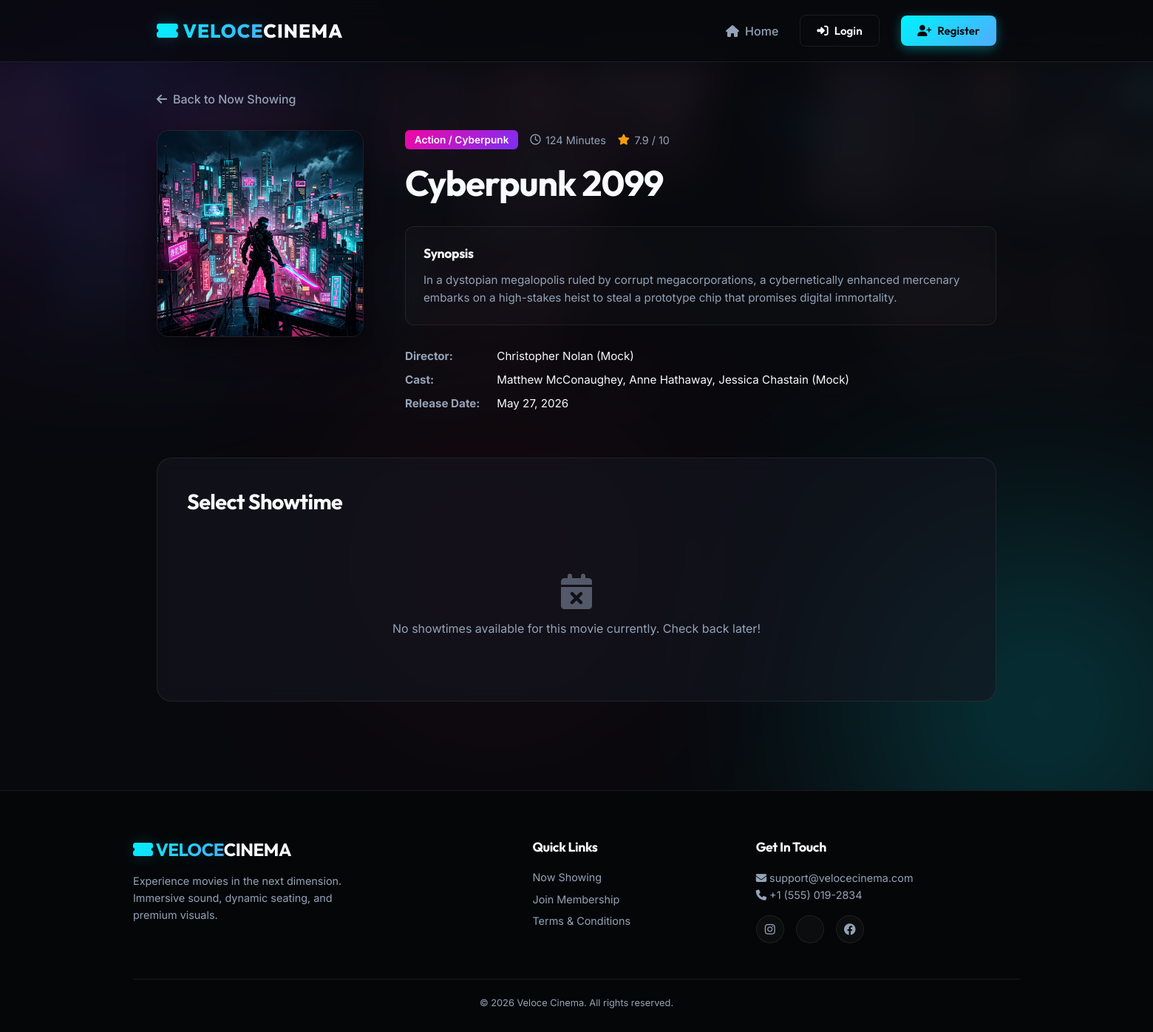
The page /movie/2 on the database its author committed.
### app.py (models this page shows)
class Movie(db.Model):
    id = db.Column(db.Integer, primary_key=True)
    title = db.Column(db.String(150), nullable=False)
    description = db.Column(db.Text, nullable=False)
    genre = db.Column(db.String(100), nullable=False)
    duration = db.Column(db.Integer, nullable=False)
    rating = db.Column(db.Float, nullable=False)
    poster_path = db.Column(db.String(200), nullable=False)
    shows = db.relationship(
        'Show',
        backref='movie',
        cascade="all, delete-orphan",
        lazy=True
    )

### app.py (the view)
@app.route('/movie/<int:movie_id>')
def movie_detail(movie_id):
    movie = Movie.query.get_or_404(movie_id)
    shows = Show.query.filter_by(movie_id=movie.id).all()
    return render_template(
        'movie_detail.html',
        movie=movie,
        shows=shows
    )

### app.py (called while the page is built)
@app.context_processor
def inject_user():
    user = None
    if 'user_id' in session:
        user = db.session.get(User, session['user_id'])
    return dict(current_user=user)

### templates/movie_detail.html (shortened to what this page needs)
{% extends 'base.html' %}
{% block content %}
<div class="movie-detail-container">
    <a href="{{ url_for('home') }}" class="back-link"><i class="fa-solid fa-arrow-left"></i> Back to Now Showing</a>
    <div class="movie-backdrop" style="background-image: linear-gradient(to bottom, rgba(13, 14, 18, 0.4) 0%, rgba(13, 14, 18, 0.95) 100%), url('{{ url_for('static', filename='img/' + movie.poster_path) }}');"></div>
    <div class="movie-detail-main">
        <div class="movie-detail-poster">
            <img src="{{ url_for('static', filename='img/' + movie.poster_path) }}" alt="{{ movie.title }} Poster">
        </div>
        <div class="movie-detail-info">
            <div class="movie-detail-meta">
                <span class="genre-badge">{{ movie.genre }}</span>
                <span class="meta-item"><i class="fa-regular fa-clock"></i> {{ movie.duration }} Minutes</span>
                <span class="meta-item"><i class="fa-solid fa-star text-gold"></i> {{ movie.rating }} / 10</span>
            </div>
            <h1 class="movie-detail-title">{{ movie.title }}</h1>
            <div class="movie-description">
                <h3>Synopsis</h3>
                <p>{{ movie.description }}</p>
            </div>
            <div class="movie-attributes">
                <div class="attribute-item">
                    <strong>Director:</strong> <span>Christopher Nolan (Mock)</span>
                </div>
                <div class="attribute-item">
                    <strong>Cast:</strong> <span>Matthew McConaughey, Anne Hathaway, Jessica Chastain (Mock)</span>
                </div>
                <div class="attribute-item">
                    <strong>Release Date:</strong> <span>May 27, 2026</span>
                </div>
            </div>
        </div>
    </div>
    <div class="showtime-section" id="showtimes">
        <h2>Select Showtime</h2>
        {% if shows %}
            <div class="showtimes-container">
                {% set dates = [] %}
                {% for show in shows %}
                    {% if show.show_date not in dates %}
                        {% set _ = dates.append(show.show_date) %}
                    {% endif %}
                {% endfor %}
                {% for date in dates %}
                    <div class="show-date-group">
                        <h3 class="show-date-heading"><i class="fa-solid fa-calendar-day"></i> {{ date }}</h3>
                        <div class="show-time-buttons">
                            {% for show in shows %}
                                {% if show.show_date == date %}
                                    <div class="showtime-card">
                                        <div class="hall-info">{{ show.hall }}</div>
                                        <div class="show-time">{{ show.show_time }}</div>
                                        <div class="show-price">${{ "%.2f" | format(show.price) }}</div>
                                        <a href="{{ url_for('book_seats', show_id=show.id) }}" class="btn btn-primary btn-sm btn-block">
                                            <i class="fa-solid fa-couch"></i> Select Seats
                                        </a>
                                    </div>
                                {% endif %}
                            {% endfor %}
                        </div>
                    </div>
                {% endfor %}
            </div>
        {% else %}
            <div class="no-showtimes">
                <i class="fa-solid fa-calendar-xmark"></i>
                <p>No showtimes available for this movie currently. Check back later!</p>
            </div>
        {% endif %}
    </div>
</div>
{% endblock %}

### static/css/style.css (style rules this page uses)
:root { --bg-dark: #08090d; --bg-card: rgba(20, 22, 33, 0.6); --border-light: rgba(255, 255, 255, 0.08); --border-glow: rgba(0, 242, 254, 0.3); --primary-grad: linear-gradient(135deg, #00f2fe 0%, #4facfe 100%); --accent-pink: #f107a3; --accent-purple: #7b2ff7; --accent-grad: linear-gradient(135deg, #f107a3 0%, #7b2ff7 100%); --danger-grad: linear-gradient(135deg, #ff0844 0%, #ffb199 100%); --success-grad: linear-gradient(135deg, #00ff87 0%, #60efff 100%); --text-main: #f8fafc; --text-muted: #94a3b8; --text-glow-cyan: #00f2fe; --gold: #f59e0b; --transition-speed: 0.3s; }
* { margin: 0; padding: 0; box-sizing: border-box; }
html { scroll-behavior: smooth; }
body { background-color: var(--bg-dark); color: var(--text-main); font-family: 'Inter', sans-serif; min-height: 100vh; display: flex; flex-direction: column; overflow-x: hidden; position: relative; }
h1, h2, h3, h4, h5, h6 { font-family: 'Outfit', sans-serif; font-weight: 700; letter-spacing: -0.02em; }
.movie-detail-container { position: relative; }
.back-link { display: inline-flex; align-items: center; gap: 0.5rem; color: var(--text-muted); text-decoration: none; font-weight: 500; margin-bottom: 2rem; transition: var(--transition-speed); }
.movie-backdrop { position: absolute; top: -2.5rem; left: -50vw; width: 200vw; height: 480px; background-size: cover; background-position: center; filter: blur(25px); opacity: 0.15; z-index: -1; pointer-events: none; border-bottom: 1px solid var(--border-light); }
.movie-detail-main { display: grid; grid-template-columns: 280px 1fr; gap: 3.5rem; margin-bottom: 4rem; }
.movie-detail-poster img { width: 100%; border-radius: 16px; border: 1px solid var(--border-light); box-shadow: 0 15px 35px rgba(0,0,0,0.5); }
.movie-detail-meta { display: flex; flex-wrap: wrap; align-items: center; gap: 1rem; margin-bottom: 1.2rem; }
.genre-badge { background: var(--accent-grad); color: white; padding: 0.3rem 0.8rem; border-radius: 6px; font-weight: 600; font-size: 0.85rem; }
.meta-item { color: var(--text-muted); font-size: 0.9rem; display: flex; align-items: center; gap: 0.4rem; }
.text-gold { color: var(--gold); }
.movie-detail-title { font-size: 3rem; line-height: 1.1; margin-bottom: 2rem; }
.movie-description { background: rgba(255,255,255,0.02); border: 1px solid var(--border-light); border-radius: 12px; padding: 1.5rem; margin-bottom: 2rem; backdrop-filter: blur(5px); }
.movie-description h3 { margin-bottom: 0.8rem; font-size: 1.1rem; }
.movie-description p { color: var(--text-muted); font-size: 0.95rem; line-height: 1.6; }
.movie-attributes { display: flex; flex-direction: column; gap: 0.8rem; font-size: 0.95rem; }
.attribute-item strong { color: var(--text-muted); display: inline-block; width: 120px; }
.showtime-section { background: var(--bg-card); border: 1px solid var(--border-light); border-radius: 20px; padding: 2.5rem; backdrop-filter: blur(10px); }
.showtime-section h2 { font-size: 1.8rem; margin-bottom: 2rem; }
.no-showtimes { text-align: center; padding: 3rem; color: var(--text-muted); }
.no-showtimes i { font-size: 3rem; margin-bottom: 1rem; opacity: 0.5; }

### rows shown on the page
Movie: poster_path (picture), genre "Action / Cyberpunk", duration "124", rating "7.9", title "Cyberpunk 2099", description "In a dystopian megalopolis ruled by corrupt megacorporations, a cybernetically enhanced mercenary embarks on a high-stakes heist to steal a prototype chip that promises digital immortality."
